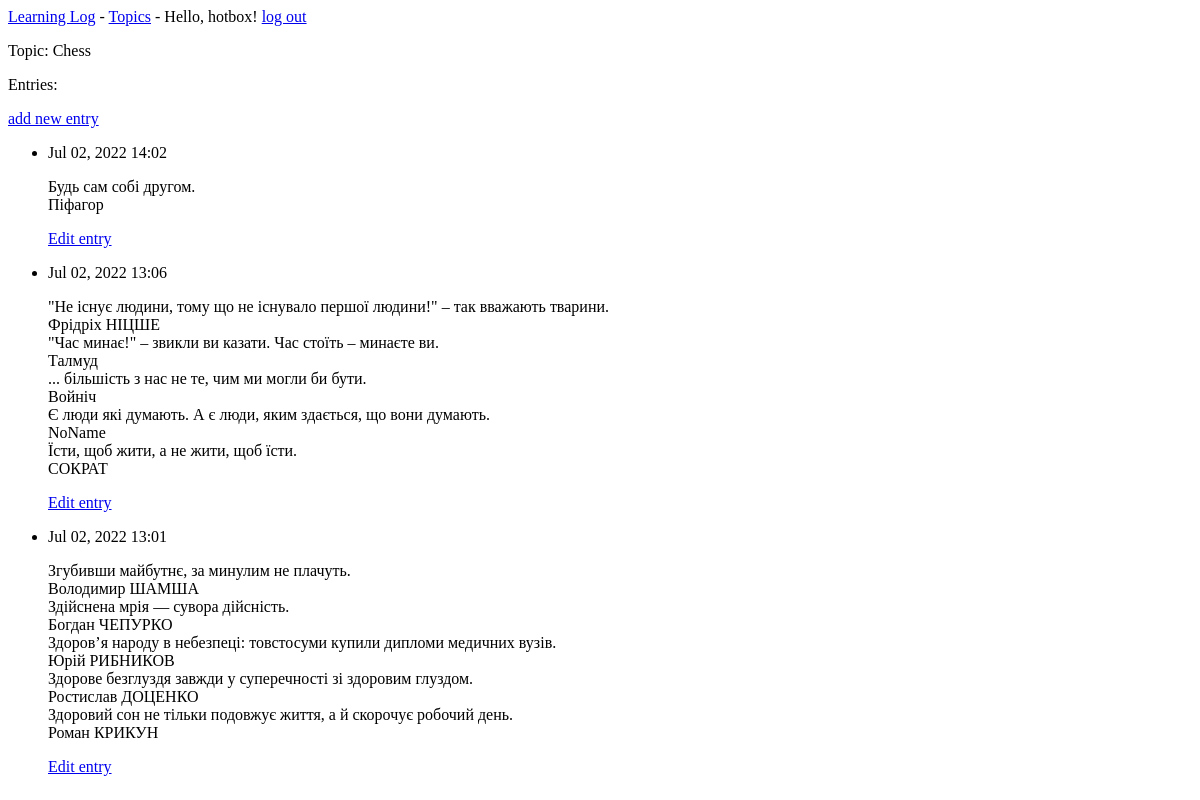
Before: /topics/1/ (signed in) with the older database file.
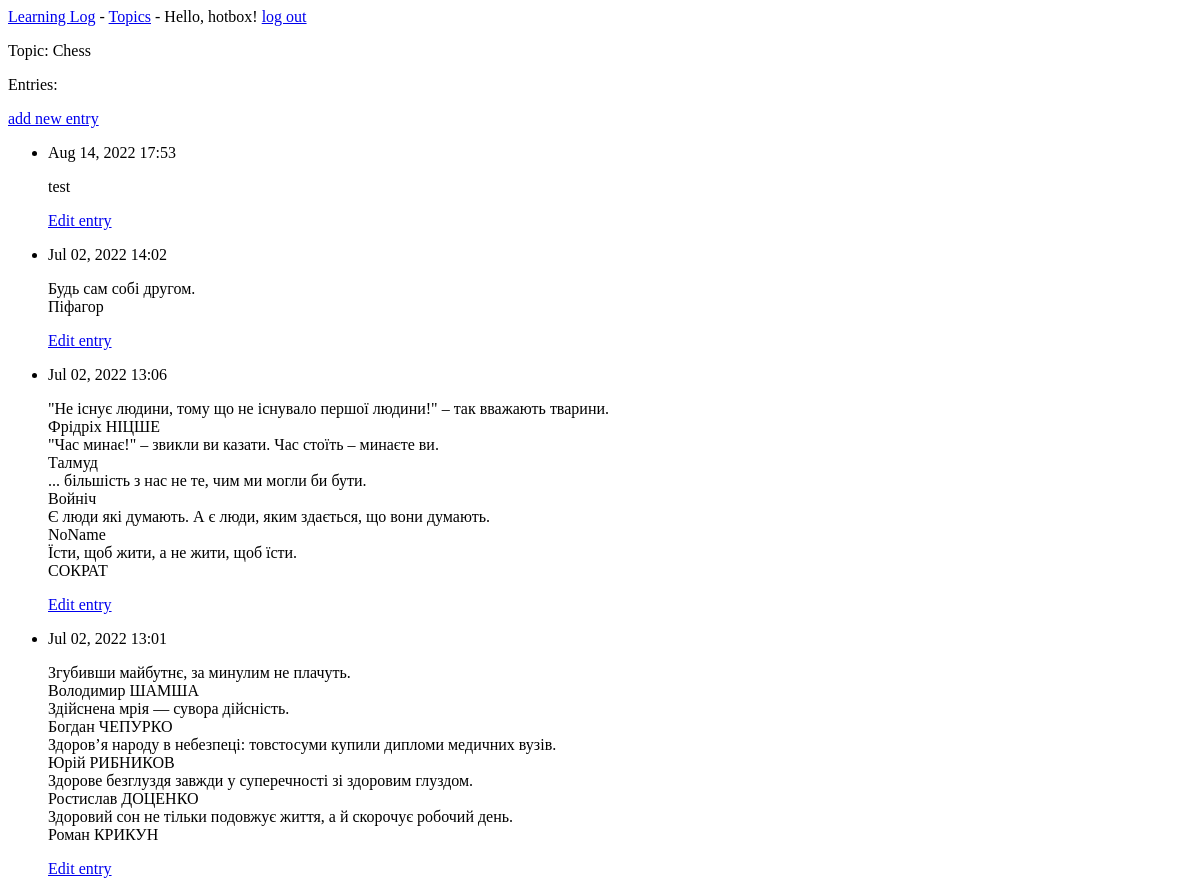
After: the same page with the newer database file.
### learning_logs/models.py (models this page shows, shortened)
class Entry(models.Model):
    topic = models.ForeignKey(Topic, on_delete=models.CASCADE)
    text = models.TextField()
    date_added = models.DateTimeField(auto_now_add=True)
    class Meta:
        verbose_name_plural = 'entries'

### learning_logs/views.py (the view)
# urls.py: path('topics/<int:topic_id>/', views.topic, name='topic'),
@login_required
def topic(request, topic_id):
    topic = Topic.objects.get(id=topic_id)
    if topic.owner != request.user:
        raise Http404
    entries = topic.entry_set.order_by('-date_added')
    context = {'topic': topic, 'entries': entries}
    return render(request, 'learning_logs/topic.html', context)

### learning_logs/models.py (called while the page is built)
    def __str__(self):
        return self.text

### learning_logs/templates/learning_logs/topic.html
{% extends 'learning_logs/base.html' %}
{% block content %}
    <p>Topic:  {{ topic }}</p>
    <p>Entries:</p>
    <p>
        <a href="{% url 'learning_logs:new_entry' topic.id %}">add new entry</a>
    </p>
    <ul>
    {% for entry in entries %}
        <li>
            <p>{{ entry.date_added|date:'M d, Y H:i' }}</p>
            <p>{{ entry.text|linebreaks }}</p>
            <p>
                <a href="{%url 'learning_logs:edit_entry' entry.id %}">Edit entry</a>
            </p>
        </li>
    {% empty %}
        <li>There are no entries for this topic yet.</li>
    {% endfor %}
    </ul>
{% endblock content %}

Changed rows visible on the page:
added Entry: date_added "Aug 14, 2022 17:53", text "test"
